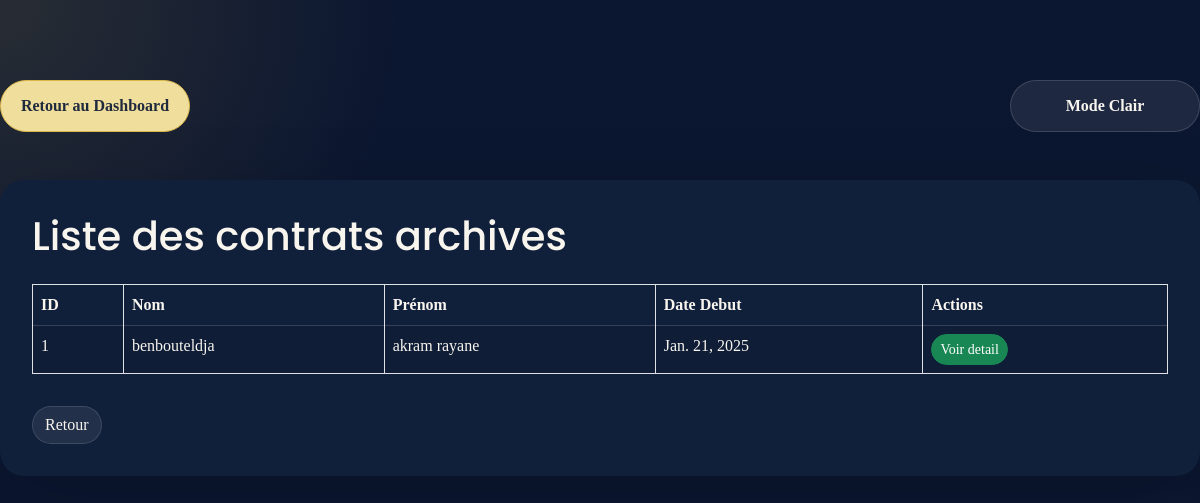
/acceuil-arh/contrats/liste_archive/, run on the app's committed database.
### app1/models.py (models this page shows, shortened)
class ArchiveContrat(models.Model):
     date_deb= models.DateField(default=timezone.now)
     date_fin= models.DateField(default=timezone.now)
     date_archive= models.DateField(default=timezone.now)
     TYPE_CHOICES = [
        ('permanent', 'Permanent'),
        ('temporary', 'Temporary'),
        ('internship', 'Internship'),
    ]
     type_contrat= models.CharField(max_length=15, choices=TYPE_CHOICES)
     salaire_monsuel= models.FloatField(max_length=20)
     salaire_quotidien= models.FloatField(max_length=20)
     Employe= models.ForeignKey(Employe, on_delete=models.CASCADE, related_name="contrat")

class Employe(models.Model):
    nom= models.CharField(max_length=20)
    prenom= models.CharField(max_length=20)
    sexe = models.CharField(max_length=10, choices=[('Homme', 'Homme'), ('Femme', 'Femme')], default=0)
    date_de_naissance= models.DateField(default=timezone.now)
    date_aumbauche= models.DateField(default=timezone.now)
    adresse= models.CharField(max_length=30)
    Historique_professionnel= models.CharField(max_length=500)
    Service_Employe= models.ForeignKey(Service, on_delete=models.CASCADE)
    Competance_Employe=models.ManyToManyField(Competances, related_name="comp", blank=True)
    Employe_Formation= models.ManyToManyField(Formations, related_name="frm", blank=True)
    Employe_Utilisateur= models.OneToOneField(Utilisateur, on_delete=models.CASCADE, related_name="employe")
    photo_profil = models.ImageField(upload_to='profile_photos/', null=True, blank=True)

### app1/views.py (the view)
# urls.py: path('acceuil-arh/contrats/liste_archive/', views.liste_archives_contrats, name='liste_archive_contrat'),
def liste_archives_contrats(request):
    contrats = ArchiveContrat.objects.all()
    return render(request, 'Archives_contrat.html', {'contrats': contrats})

### app1/templates/Archives_contrat.html (shortened to what this page needs)
<!DOCTYPE html>
<html lang="en">
    {% load static %}
<head>
    <link rel="stylesheet" href="{% static 'css/bootstrap.min.css' %}">
    <link rel="stylesheet" href="{% static 'css/styles.css' %}">
    <link href="https://cdn.jsdelivr.net/npm/remixicon@4.5.0/fonts/remixicon.css" rel="stylesheet" />
    <link rel="stylesheet" href="https://unpkg.com/boxicons@latest/css/boxicons.min.css">
</head>
<body>
    <div class="theme-control-bar">
        <a href="{% url 'acceuil_arh' %}" class="btn btn-primary" id="dashboard-return">Retour au Dashboard</a>
        <button id="theme-toggle" class="btn btn-secondary">Mode Clair/Sombre</button>
    </div>
    <div class="container mt-5">
        <h1 class="mb-4">Liste des contrats archives</h1>
        <table class="table table-bordered table-striped">
            <thead class="thead-dark">
                <tr>
                    <th>ID</th>
                    <th>Nom</th>
                    <th>Prénom</th>
                    <th>Date Debut</th>
                    <th>Actions</th>
                </tr>
            </thead>
            <tbody>
                {% for contrat in contrats %}
                <tr>
                    <td>{{ contrat.id }}</td>
                    <td>{{ contrat.Employe.nom }}</td>
                    <td>{{ contrat.Employe.prenom }}</td>
                    <td>{{ contrat.date_deb }}</td>
                    <td>
                        <a href="{% url 'consulter_contrat' contrat.id %}" class="btn btn-success btn-sm">Voir detail</a>
                    </td>
                </tr>
                {% endfor %}
            </tbody>
        </table>
        <a href="{% url 'liste_contrats' %}" class="btn btn-secondary mt-3">Retour</a>
    </div>
</body>
</html>

### app1/static/css/styles.css (style rules this page uses)
:root { --bg-base: #0b1630; --bg-card: rgba(255,255,255,0.08); --bg-card-soft: rgba(255,255,255,0.12); --surface: #101f3a; --surface-soft: #162748; --text-light: #f8f4ee; --text-strong: #ffffff; --text-dark: #1f2a3d; --accent: #d9b74b; --accent-soft: #f0de9d; --chart-1: #4d9be6; --chart-2: #ec6a5e; --chart-3: #6dd1b7; --chart-4: #f5c04d; --chart-5: #7c5cff; --chart-6: #ff7fbf; --shadow: 0 24px 80px rgba(0,0,0,0.18); --border: rgba(255,255,255,0.12); }
html { scroll-behavior: smooth; }
body { min-height: 100vh; font-family: 'Poppins', sans-serif; background: radial-gradient(circle at top left, rgba(217,183,75,0.14), transparent 28%), radial-gradient(circle at bottom right, rgba(244,235,215,0.12), transparent 22%), var(--bg-base); color: var(--text-light); margin: 0; padding: 0; padding-top: 80px; }
body, input, textarea, select, button { font-family: inherit; }
h1, h2, h3, h4, h5, h6 { font-family: 'Poppins', sans-serif; }
a { color: inherit; }
button, .btn { border-radius: 999px; transition: all 220ms ease; }
.card, .table, .form-control, .btn { transition: all 220ms ease; }
.table thead th { border-bottom: 1px solid rgba(255,255,255,0.15); }
.btn-primary { background-color: var(--accent); border-color: var(--accent); color: var(--text-dark); }
.table thead th, .table tbody td, .form-label, .navbar a, footer, .card-title, .card-text { color: var(--text-light) !important; }
.theme-control-bar { display: flex; align-items: center; justify-content: space-between; gap: 0.75rem; flex-wrap: wrap; margin-bottom: 1.5rem; }
#theme-toggle, #dashboard-return { min-width: 190px; padding: 0.8rem 1rem; border: 1px solid transparent; font-weight: 600; }
#theme-toggle { background: rgba(255, 255, 255, 0.08); border-color: rgba(255, 255, 255, 0.14); color: var(--text-light); }
#dashboard-return { background: var(--accent-soft); color: var(--text-dark); border-color: var(--accent); }
.container { background: var(--surface); border-radius: 24px; padding: 2rem; box-shadow: var(--shadow); }
.btn-secondary { background-color: rgba(255, 255, 255, 0.08); border-color: rgba(255, 255, 255, 0.12); color: var(--text-light); }
.card, .table, .form-control, .btn, .card-body { transition: all 220ms ease; }
.container { max-width: 1200px; margin: 2rem auto; }

### data on the page
ArchiveContrat: id "1", Employe.nom "benbouteldja", Employe.prenom "akram rayane", date_deb "Jan. 21, 2025"
